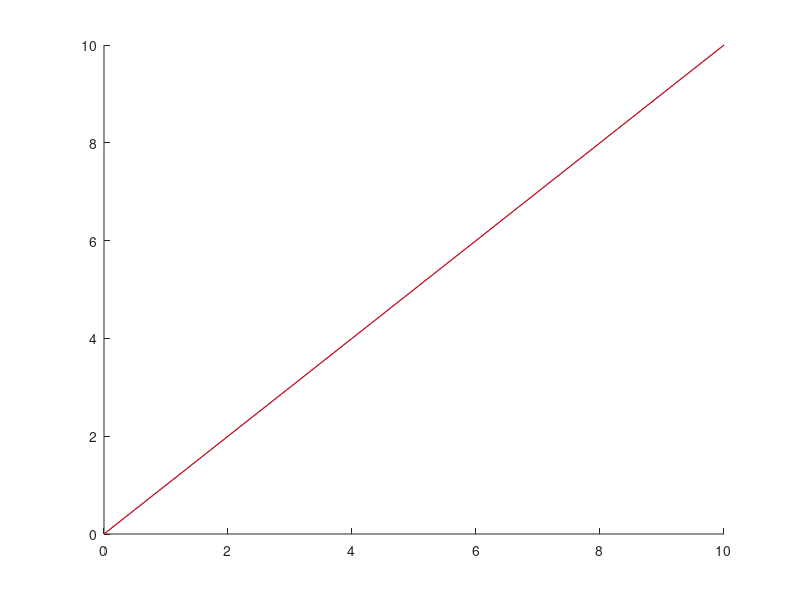

This figure's MATLAB source:
clc;
clear;
hold on

x = 1;
y = 2;

start_point = [0;0];
end_point = [10;10];

line_start = [start_point(x) end_point(x)];
line_end = [start_point(y) end_point(y)];
plot(line_start,line_end);

delta_x = end_point(x) - start_point(x);
delta_y = end_point(y) - start_point(y);
distance = sqrt(delta_x^2 + delta_y^2);

k = delta_y / delta_x;

unit_length = 0.5;
line_segment = floor(distance / unit_length);
last_line_length = distance - line_segment * unit_length;

Insert_Point= start_point;
Insert_Line = start_point';

for i = 1 : 1 : line_segment
    target_Point(x) = unit_length * i;
    target_Point(y) = target_Point(x) * k;

     if (target_Point(x) > 0 && target_Point(y) > 0)
         if (k > 0 && k < 1)
             epsilon_single_axis = Insert_Point(y) - target_Point(y);
             epsilon_double_axis = Insert_Point(y) - target_Point(y) + unit_length;
             res = epsilon_single_axis + epsilon_double_axis;
             if(res > 0)
                 Insert_Point(x) = Insert_Point(x) + unit_length;
             else
                 Insert_Point(x) = Insert_Point(x) + unit_length;
                 Insert_Point(y) = Insert_Point(y) + unit_length;
             end
         else
             epsilon_single_axis = Insert_Point(x) - target_Point(x);
             epsilon_double_axis = Insert_Point(x) - target_Point(x) + unit_length;
             res = epsilon_single_axis + epsilon_double_axis;
             if(res > 0)
                 Insert_Point(y) = Insert_Point(y) + k * unit_length;
             else
                 Insert_Point(x) = Insert_Point(x) + k * unit_length;
                 Insert_Point(y) = Insert_Point(y) + k * unit_length;
             end
         end
            if(Insert_Point(x) > end_point(x) || Insert_Point(y) > end_point(y)) break
            end
    end

    Insert_Line = [Insert_Line;Insert_Point'];
end

plot(Insert_Line(:,1),Insert_Line(:,2),'r');
